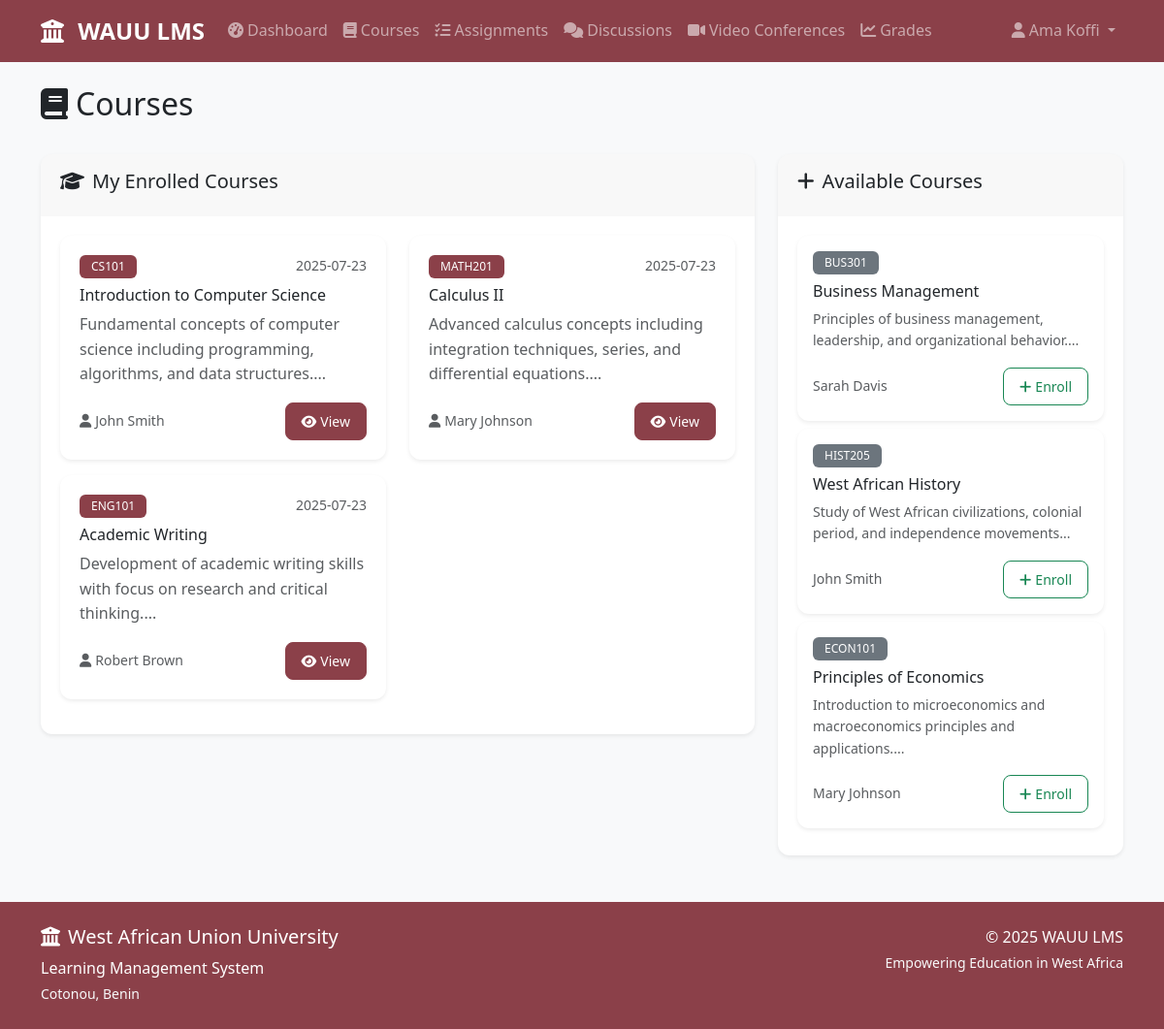
Page /courses (signed in) on the committed database.
### models.py (models this page shows, shortened)
class User(UserMixin, db.Model):
    id = db.Column(db.Integer, primary_key=True)
    username = db.Column(db.String(64), unique=True, nullable=False)
    email = db.Column(db.String(120), unique=True, nullable=False)
    password_hash = db.Column(db.String(256))
    first_name = db.Column(db.String(64), nullable=False)
    last_name = db.Column(db.String(64), nullable=False)
    role = db.Column(db.String(20), nullable=False, default='student')  # student, lecturer, admin
    created_at = db.Column(db.DateTime, default=datetime.utcnow)
    enrollments = db.relationship('Enrollment', backref='user', lazy='dynamic')
    taught_courses = db.relationship('Course', backref='lecturer', lazy='dynamic')
    submissions = db.relationship('Submission', backref='student', lazy='dynamic')
    posts = db.relationship('Post', backref='author', lazy='dynamic')
    grades = db.relationship('Grade', backref='student', lazy='dynamic')
    def get_full_name(self):
        return f"{self.first_name} {self.last_name}"
    def is_admin(self):
        return self.role == 'admin'
    def is_lecturer(self):
        return self.role == 'lecturer'
    def is_student(self):
        return self.role == 'student'

class Course(db.Model):
    id = db.Column(db.Integer, primary_key=True)
    code = db.Column(db.String(20), unique=True, nullable=False)
    title = db.Column(db.String(200), nullable=False)
    description = db.Column(db.Text)
    lecturer_id = db.Column(db.Integer, db.ForeignKey('user.id'), nullable=False)
    created_at = db.Column(db.DateTime, default=datetime.utcnow)
    enrollments = db.relationship('Enrollment', backref='course', lazy='dynamic', cascade='all, delete-orphan')
    assignments = db.relationship('Assignment', backref='course', lazy='dynamic', cascade='all, delete-orphan')
    discussions = db.relationship('Discussion', backref='course', lazy='dynamic', cascade='all, delete-orphan')

### routes.py (the view)
@app.route('/courses')
@login_required
def courses():
    if current_user.is_admin():
        all_courses = Course.query.all()
        return render_template('courses.html', courses=all_courses)
    elif current_user.is_lecturer():
        my_courses = Course.query.filter_by(lecturer_id=current_user.id).all()
        return render_template('courses.html', courses=my_courses)
    else:
        enrolled_courses = db.session.query(Course).join(Enrollment).filter(Enrollment.user_id == current_user.id).all()
        all_courses = Course.query.all()
        available_courses = [c for c in all_courses if c not in enrolled_courses]
        return render_template('courses.html', courses=enrolled_courses, available_courses=available_courses)

### app.py (called while the page is built)
@login_manager.user_loader
def load_user(user_id):
    from models import User
    return User.query.get(int(user_id))

### templates/courses.html (shortened to what this page needs)
{% extends "base.html" %}
{% block content %}
<div class="d-flex justify-content-between align-items-center mb-4">
    <h2><i class="fas fa-book me-2"></i>Courses</h2>
</div>
{% if current_user.is_student() %}
<div class="row">
    <div class="col-md-8">
        <div class="card">
            <div class="card-header">
                <h5><i class="fas fa-graduation-cap me-2"></i>My Enrolled Courses</h5>
            </div>
            <div class="card-body">
                {% if courses %}
                <div class="row">
                    {% for course in courses %}
                    <div class="col-md-6 mb-3">
                        <div class="card">
                            <div class="card-body">
                                <div class="d-flex justify-content-between align-items-start mb-2">
                                    <span class="badge wauu-bg">{{ course.code }}</span>
                                    <small class="text-muted">{{ course.created_at.strftime('%Y-%m-%d') }}</small>
                                </div>
                                <h6 class="card-title">{{ course.title }}</h6>
                                <p class="card-text text-muted">{{ course.description[:100] }}...</p>
                                <div class="d-flex justify-content-between align-items-center">
                                    <small class="text-muted">
                                        <i class="fas fa-user me-1"></i>{{ course.lecturer.get_full_name() }}
                                    </small>
                                    <a href="{{ url_for('course_detail', course_id=course.id) }}" class="btn wauu-btn btn-sm">
                                        <i class="fas fa-eye me-1"></i>View
                                    </a>
                                </div>
                            </div>
                        </div>
                    </div>
                    {% endfor %}
                </div>
                {% else %}
                <p class="text-muted">You are not enrolled in any courses yet.</p>
                {% endif %}
            </div>
        </div>
    </div>
    <div class="col-md-4">
        <div class="card">
            <div class="card-header">
                <h5><i class="fas fa-plus me-2"></i>Available Courses</h5>
            </div>
            <div class="card-body">
                {% if available_courses %}
                {% for course in available_courses %}
                <div class="card mb-2">
                    <div class="card-body p-3">
                        <div class="d-flex justify-content-between align-items-start mb-2">
                            <span class="badge bg-secondary">{{ course.code }}</span>
                        </div>
                        <h6 class="card-title">{{ course.title }}</h6>
                        <p class="card-text small text-muted">{{ course.description[:80] }}...</p>
                        <div class="d-flex justify-content-between align-items-center">
                            <small class="text-muted">{{ course.lecturer.get_full_name() }}</small>
                            <a href="{{ url_for('enroll_course', course_id=course.id) }}" class="btn btn-outline-success btn-sm">
                                <i class="fas fa-plus me-1"></i>Enroll
                            </a>
                        </div>
                    </div>
                </div>
                {% endfor %}
                {% else %}
                <p class="text-muted">You are enrolled in all available courses.</p>
                {% endif %}
            </div>
        </div>
    </div>
</div>
{% endif %}
{% endblock %}

### templates/base.html (shortened to what this page needs)
<!DOCTYPE html>
<html lang="en">
<head>
    <link href="https://cdn.jsdelivr.net/npm/bootstrap@5.3.0/dist/css/bootstrap.min.css" rel="stylesheet">
    <link rel="stylesheet" href="https://cdnjs.cloudflare.com/ajax/libs/font-awesome/6.4.0/css/all.min.css">
    <link rel="stylesheet" href="{{ url_for('static', filename='css/style.css') }}">
</head>
<body>
    <nav class="navbar navbar-expand-lg navbar-dark wauu-navbar">
        <div class="container">
            <a class="navbar-brand" href="{{ url_for('dashboard') }}">
                <i class="fas fa-university me-2"></i>
                <strong>WAUU LMS</strong>
            </a>
            {% if current_user.is_authenticated %}
            <div class="collapse navbar-collapse" id="navbarNav">
                <ul class="navbar-nav me-auto">
                    <li class="nav-item">
                        <a class="nav-link" href="{{ url_for('dashboard') }}">
                            <i class="fas fa-tachometer-alt me-1"></i>Dashboard
                        </a>
                    </li>
                    <li class="nav-item">
                        <a class="nav-link" href="{{ url_for('courses') }}">
                            <i class="fas fa-book me-1"></i>Courses
                        </a>
                    </li>
                    <li class="nav-item">
                        <a class="nav-link" href="{{ url_for('assignments') }}">
                            <i class="fas fa-tasks me-1"></i>Assignments
                        </a>
                    </li>
                    <li class="nav-item">
                        <a class="nav-link" href="{{ url_for('discussions') }}">
                            <i class="fas fa-comments me-1"></i>Discussions
                        </a>
                    </li>
                    <li class="nav-item">
                        <a class="nav-link" href="{{ url_for('video_conferences') }}">
                            <i class="fas fa-video me-1"></i>Video Conferences
                        </a>
                    </li>
                    {% if current_user.is_student() %}
                    <li class="nav-item">
                        <a class="nav-link" href="{{ url_for('grades') }}">
                            <i class="fas fa-chart-line me-1"></i>Grades
                        </a>
                    </li>
                    {% endif %}
                </ul>
                <ul class="navbar-nav">
                    <li class="nav-item dropdown">
                        <a class="nav-link dropdown-toggle" href="#" role="button" data-bs-toggle="dropdown">
                            <i class="fas fa-user me-1"></i>{{ current_user.get_full_name() }}
                        </a>
                    </li>
                </ul>
            </div>
            {% endif %}
        </div>
    </nav>
    <main class="container my-4">
        {% block content %}{% endblock %}
    </main>
    <footer class="wauu-footer mt-5 py-4">
        <div class="container">
            <div class="row">
                <div class="col-md-6">
                    <h5><i class="fas fa-university me-2"></i>West African Union University</h5>
                    <p class="mb-0">Learning Management System</p>
                    <small class="text-light">Cotonou, Benin</small>
                </div>
                <div class="col-md-6 text-md-end">
                    <p class="mb-0">© 2025 WAUU LMS</p>
                    <small class="text-light">Empowering Education in West Africa</small>
                </div>
            </div>
        </div>
    </footer>
</body>
</html>

### static/css/style.css (style rules this page uses)
:root { --wauu-wine: #8b4049; --wauu-wine-dark: #722f37; --wauu-wine-light: #a45a63; }
.wauu-bg { background-color: var(--wauu-wine) !important; }
.wauu-navbar { background-color: var(--wauu-wine) !important; }
.wauu-footer { background-color: var(--wauu-wine) !important; color: white; }
.wauu-btn { background-color: var(--wauu-wine); border-color: var(--wauu-wine); color: white; }
body { font-family: 'Segoe UI', Tahoma, Geneva, Verdana, sans-serif; background-color: #f8f9fa; line-height: 1.6; }
.navbar-brand { font-weight: 700; font-size: 1.5rem; }
.nav-link { font-weight: 500; transition: all 0.3s ease; }
.card { border: none; border-radius: 0.75rem; box-shadow: 0 0.125rem 0.25rem rgba(0, 0, 0, 0.075); transition: all 0.3s ease; }
.card-header { border-bottom: none; border-radius: 0.75rem 0.75rem 0 0 !important; padding: 1rem 1.25rem; }
.card-body { padding: 1.25rem; }
.btn { border-radius: 0.5rem; font-weight: 500; padding: 0.5rem 1rem; transition: all 0.3s ease; }
.badge { font-weight: 500; padding: 0.375rem 0.75rem; border-radius: 0.375rem; }
.wauu-footer { margin-top: auto; }

### rows in the picture
User: get_full_name "Ama Koffi"
Course: code "CS101", created_at "2025-07-23", title "Introduction to Computer Science", description "Fundamental concepts of computer science including programming, algorithms, and data structures.", lecturer.get_full_name "John Smith"
Course: code "MATH201", created_at "2025-07-23", title "Calculus II", description "Advanced calculus concepts including integration techniques, series, and differential equations.", lecturer.get_full_name "Mary Johnson"
Course: code "ENG101", created_at "2025-07-23", title "Academic Writing", description "Development of academic writing skills with focus on research and critical thinking.", lecturer.get_full_name "Robert Brown"
Course: code "BUS301", title "Business Management", description "Principles of business management, leadership, and organizational behavior.", lecturer.get_full_name "Sarah Davis"
Course: code "HIST205", title "West African History", description "Study of West African civilizations, colonial period, and independence movements", lecturer.get_full_name "John Smith"
Course: code "ECON101", title "Principles of Economics", description "Introduction to microeconomics and macroeconomics principles and applications.", lecturer.get_full_name "Mary Johnson"
